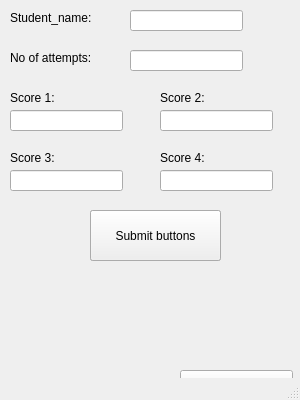
<?xml version="1.0" encoding="UTF-8"?>
<ui version="4.0">
 <class>MainWindow</class>
 <widget class="QMainWindow" name="MainWindow">
  <property name="geometry">
   <rect>
    <x>0</x>
    <y>0</y>
    <width>300</width>
    <height>400</height>
   </rect>
  </property>
  <property name="minimumSize">
   <size>
    <width>300</width>
    <height>400</height>
   </size>
  </property>
  <property name="maximumSize">
   <size>
    <width>300</width>
    <height>400</height>
   </size>
  </property>
  <property name="windowTitle">
   <string>Grades</string>
  </property>
  <widget class="QWidget" name="centralwidget">
   <widget class="QPushButton" name="pushButton">
    <property name="geometry">
     <rect>
      <x>180</x>
      <y>370</y>
      <width>113</width>
      <height>32</height>
     </rect>
    </property>
    <property name="text">
     <string>PushButton</string>
    </property>
   </widget>
   <widget class="QLabel" name="student_name">
    <property name="geometry">
     <rect>
      <x>10</x>
      <y>10</y>
      <width>101</width>
      <height>16</height>
     </rect>
    </property>
    <property name="text">
     <string>Student_name:</string>
    </property>
   </widget>
   <widget class="QLabel" name="attempts">
    <property name="geometry">
     <rect>
      <x>10</x>
      <y>50</y>
      <width>101</width>
      <height>16</height>
     </rect>
    </property>
    <property name="text">
     <string>No of attempts:</string>
    </property>
   </widget>
   <widget class="QLabel" name="Score_2">
    <property name="geometry">
     <rect>
      <x>160</x>
      <y>90</y>
      <width>60</width>
      <height>16</height>
     </rect>
    </property>
    <property name="text">
     <string>Score 2:</string>
    </property>
   </widget>
   <widget class="QLabel" name="Score_1">
    <property name="geometry">
     <rect>
      <x>10</x>
      <y>90</y>
      <width>60</width>
      <height>16</height>
     </rect>
    </property>
    <property name="text">
     <string>Score 1:</string>
    </property>
   </widget>
   <widget class="QLabel" name="Score_3">
    <property name="geometry">
     <rect>
      <x>10</x>
      <y>150</y>
      <width>60</width>
      <height>16</height>
     </rect>
    </property>
    <property name="text">
     <string>Score 3:</string>
    </property>
   </widget>
   <widget class="QLineEdit" name="input_name">
    <property name="geometry">
     <rect>
      <x>130</x>
      <y>10</y>
      <width>113</width>
      <height>21</height>
     </rect>
    </property>
   </widget>
   <widget class="QLineEdit" name="input_attempt">
    <property name="geometry">
     <rect>
      <x>130</x>
      <y>50</y>
      <width>113</width>
      <height>21</height>
     </rect>
    </property>
   </widget>
   <widget class="QLineEdit" name="Score1_input">
    <property name="geometry">
     <rect>
      <x>10</x>
      <y>110</y>
      <width>113</width>
      <height>21</height>
     </rect>
    </property>
   </widget>
   <widget class="QLineEdit" name="Score2_input">
    <property name="geometry">
     <rect>
      <x>160</x>
      <y>110</y>
      <width>113</width>
      <height>21</height>
     </rect>
    </property>
   </widget>
   <widget class="QLineEdit" name="Score3_input">
    <property name="geometry">
     <rect>
      <x>10</x>
      <y>170</y>
      <width>113</width>
      <height>21</height>
     </rect>
    </property>
   </widget>
   <widget class="QLineEdit" name="Score4_input">
    <property name="geometry">
     <rect>
      <x>160</x>
      <y>170</y>
      <width>113</width>
      <height>21</height>
     </rect>
    </property>
   </widget>
   <widget class="QPushButton" name="Enter_button">
    <property name="geometry">
     <rect>
      <x>90</x>
      <y>210</y>
      <width>131</width>
      <height>51</height>
     </rect>
    </property>
    <property name="text">
     <string>Enter</string>
    </property>
   </widget>
   <widget class="QLabel" name="Score_4">
    <property name="geometry">
     <rect>
      <x>160</x>
      <y>150</y>
      <width>60</width>
      <height>16</height>
     </rect>
    </property>
    <property name="text">
     <string>Score 4:</string>
    </property>
   </widget>
   <widget class="QPushButton" name="submit_button">
    <property name="geometry">
     <rect>
      <x>90</x>
      <y>210</y>
      <width>131</width>
      <height>51</height>
     </rect>
    </property>
    <property name="text">
     <string>Submit buttons</string>
    </property>
   </widget>
   <widget class="QLabel" name="Message">
    <property name="geometry">
     <rect>
      <x>50</x>
      <y>270</y>
      <width>201</width>
      <height>31</height>
     </rect>
    </property>
    <property name="styleSheet">
     <string notr="true">color: rgb(252, 1, 7);</string>
    </property>
    <property name="text">
     <string/>
    </property>
    <property name="alignment">
     <set>Qt::AlignCenter</set>
    </property>
   </widget>
  </widget>
  <widget class="QMenuBar" name="menubar">
   <property name="geometry">
    <rect>
     <x>0</x>
     <y>0</y>
     <width>300</width>
     <height>33</height>
    </rect>
   </property>
  </widget>
  <widget class="QStatusBar" name="statusbar"/>
 </widget>
 <resources/>
 <connections/>
</ui>
